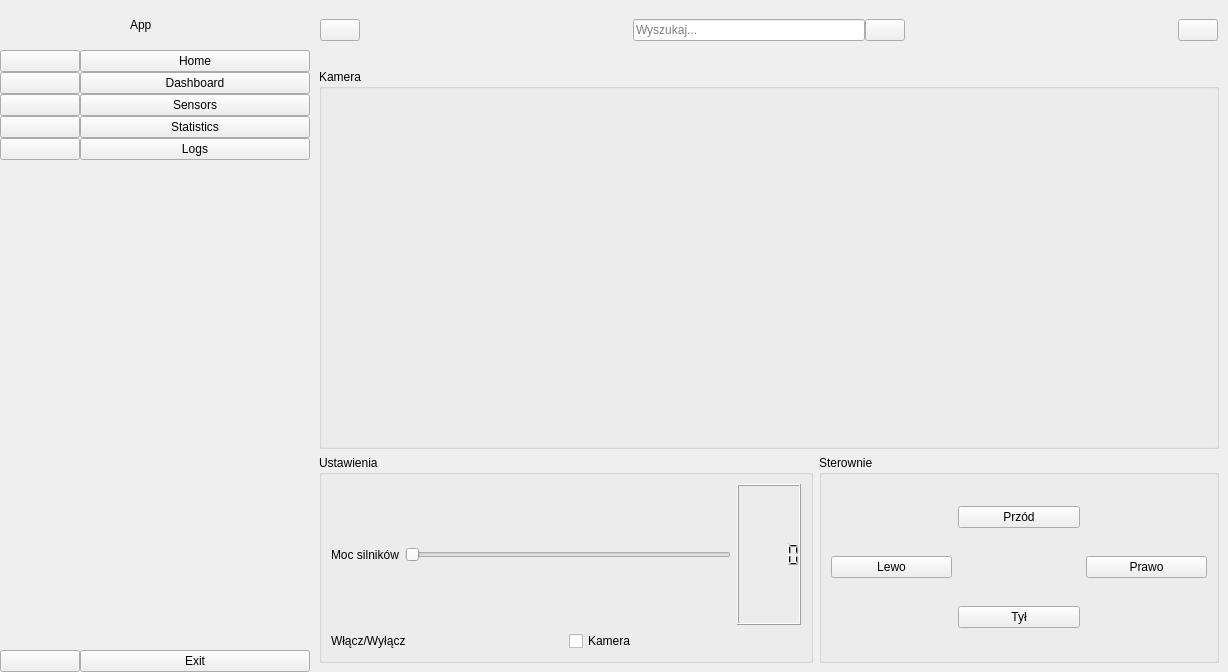
<?xml version="1.0" encoding="UTF-8"?>
<ui version="4.0">
 <class>MainWindow</class>
 <widget class="QMainWindow" name="MainWindow">
  <property name="geometry">
   <rect>
    <x>0</x>
    <y>0</y>
    <width>1228</width>
    <height>672</height>
   </rect>
  </property>
  <property name="windowTitle">
   <string>Catepillar Robot app</string>
  </property>
  <widget class="QWidget" name="centralwidget">
   <layout class="QGridLayout" name="gridLayout">
    <property name="leftMargin">
     <number>0</number>
    </property>
    <property name="topMargin">
     <number>0</number>
    </property>
    <property name="rightMargin">
     <number>0</number>
    </property>
    <property name="bottomMargin">
     <number>0</number>
    </property>
    <property name="spacing">
     <number>0</number>
    </property>
    <item row="0" column="2">
     <widget class="QWidget" name="body" native="true">
      <property name="sizePolicy">
       <sizepolicy hsizetype="Preferred" vsizetype="Preferred">
        <horstretch>0</horstretch>
        <verstretch>0</verstretch>
       </sizepolicy>
      </property>
      <layout class="QVBoxLayout" name="verticalLayout_5">
       <property name="spacing">
        <number>0</number>
       </property>
       <property name="leftMargin">
        <number>0</number>
       </property>
       <property name="topMargin">
        <number>0</number>
       </property>
       <property name="rightMargin">
        <number>0</number>
       </property>
       <property name="bottomMargin">
        <number>0</number>
       </property>
       <item>
        <widget class="QWidget" name="widget" native="true">
         <property name="minimumSize">
          <size>
           <width>0</width>
           <height>60</height>
          </size>
         </property>
         <property name="maximumSize">
          <size>
           <width>16777215</width>
           <height>60</height>
          </size>
         </property>
         <layout class="QHBoxLayout" name="horizontalLayout_4">
          <property name="spacing">
           <number>0</number>
          </property>
          <property name="leftMargin">
           <number>10</number>
          </property>
          <property name="topMargin">
           <number>0</number>
          </property>
          <property name="rightMargin">
           <number>10</number>
          </property>
          <property name="bottomMargin">
           <number>0</number>
          </property>
          <item>
           <widget class="QPushButton" name="btnChangeMenu">
            <property name="text">
             <string/>
            </property>
            <property name="icon">
             <iconset resource="resources.qrc">
              <normaloff>:/icons/icons/align-justify.svg</normaloff>:/icons/icons/align-justify.svg</iconset>
            </property>
            <property name="iconSize">
             <size>
              <width>30</width>
              <height>30</height>
             </size>
            </property>
            <property name="checkable">
             <bool>true</bool>
            </property>
            <property name="autoExclusive">
             <bool>false</bool>
            </property>
           </widget>
          </item>
          <item>
           <spacer name="horizontalSpacer">
            <property name="orientation">
             <enum>Qt::Horizontal</enum>
            </property>
            <property name="sizeHint" stdset="0">
             <size>
              <width>237</width>
              <height>20</height>
             </size>
            </property>
           </spacer>
          </item>
          <item>
           <layout class="QHBoxLayout" name="horizontalLayout">
            <item>
             <widget class="QLineEdit" name="leSearch">
              <property name="placeholderText">
               <string>Wyszukaj...</string>
              </property>
             </widget>
            </item>
            <item>
             <widget class="QPushButton" name="btnSearch">
              <property name="text">
               <string/>
              </property>
              <property name="icon">
               <iconset resource="resources.qrc">
                <normaloff>:/icons/icons/search.svg</normaloff>:/icons/icons/search.svg</iconset>
              </property>
              <property name="iconSize">
               <size>
                <width>30</width>
                <height>30</height>
               </size>
              </property>
              <property name="checkable">
               <bool>true</bool>
              </property>
              <property name="autoExclusive">
               <bool>true</bool>
              </property>
             </widget>
            </item>
           </layout>
          </item>
          <item>
           <spacer name="horizontalSpacer_2">
            <property name="orientation">
             <enum>Qt::Horizontal</enum>
            </property>
            <property name="sizeHint" stdset="0">
             <size>
              <width>237</width>
              <height>20</height>
             </size>
            </property>
           </spacer>
          </item>
          <item>
           <widget class="QPushButton" name="btnSettings">
            <property name="text">
             <string/>
            </property>
            <property name="icon">
             <iconset resource="resources.qrc">
              <normaloff>:/icons/icons/settings.svg</normaloff>:/icons/icons/settings.svg</iconset>
            </property>
            <property name="iconSize">
             <size>
              <width>30</width>
              <height>30</height>
             </size>
            </property>
            <property name="checkable">
             <bool>true</bool>
            </property>
            <property name="autoExclusive">
             <bool>true</bool>
            </property>
           </widget>
          </item>
         </layout>
        </widget>
       </item>
       <item>
        <widget class="QStackedWidget" name="stackedWidget">
         <property name="currentIndex">
          <number>1</number>
         </property>
         <widget class="QWidget" name="homePage">
          <layout class="QGridLayout" name="gridLayout_2">
           <item row="0" column="0">
            <widget class="QFrame" name="frame">
             <property name="frameShape">
              <enum>QFrame::StyledPanel</enum>
             </property>
             <property name="frameShadow">
              <enum>QFrame::Raised</enum>
             </property>
             <layout class="QGridLayout" name="gridLayout_7">
              <item row="0" column="1">
               <widget class="QLabel" name="label_4">
                <property name="text">
                 <string>Rasberry Pi 4B</string>
                </property>
                <property name="alignment">
                 <set>Qt::AlignCenter</set>
                </property>
               </widget>
              </item>
              <item row="0" column="0" rowspan="2">
               <widget class="QGroupBox" name="groupBox">
                <property name="title">
                 <string>Informacje</string>
                </property>
                <layout class="QVBoxLayout" name="verticalLayout_6">
                 <item>
                  <widget class="QLabel" name="label_10">
                   <property name="text">
                    <string>Tutaj będzie info</string>
                   </property>
                   <property name="alignment">
                    <set>Qt::AlignCenter</set>
                   </property>
                  </widget>
                 </item>
                </layout>
               </widget>
              </item>
              <item row="0" column="2" rowspan="2">
               <widget class="QGroupBox" name="groupBox_2">
                <property name="title">
                 <string>Obecne ustawienia</string>
                </property>
                <widget class="QWidget" name="layoutWidget">
                 <property name="geometry">
                  <rect>
                   <x>20</x>
                   <y>60</y>
                   <width>171</width>
                   <height>101</height>
                  </rect>
                 </property>
                 <layout class="QGridLayout" name="gridLayout_8">
                  <item row="0" column="0">
                   <widget class="QLabel" name="label_9">
                    <property name="text">
                     <string>Adres IP</string>
                    </property>
                    <property name="alignment">
                     <set>Qt::AlignCenter</set>
                    </property>
                   </widget>
                  </item>
                  <item row="1" column="0">
                   <widget class="QLabel" name="label_11">
                    <property name="text">
                     <string>Port</string>
                    </property>
                    <property name="alignment">
                     <set>Qt::AlignCenter</set>
                    </property>
                   </widget>
                  </item>
                  <item row="2" column="1">
                   <widget class="QPushButton" name="btnChangeSettings">
                    <property name="text">
                     <string>Zmień</string>
                    </property>
                   </widget>
                  </item>
                  <item row="0" column="1">
                   <widget class="QLabel" name="lAdressIP">
                    <property name="text">
                     <string/>
                    </property>
                    <property name="alignment">
                     <set>Qt::AlignCenter</set>
                    </property>
                   </widget>
                  </item>
                  <item row="1" column="1">
                   <widget class="QLabel" name="lPort">
                    <property name="text">
                     <string/>
                    </property>
                    <property name="alignment">
                     <set>Qt::AlignCenter</set>
                    </property>
                   </widget>
                  </item>
                 </layout>
                </widget>
               </widget>
              </item>
              <item row="1" column="1">
               <widget class="QLabel" name="lRasberryPiImage">
                <property name="minimumSize">
                 <size>
                  <width>430</width>
                  <height>320</height>
                 </size>
                </property>
                <property name="maximumSize">
                 <size>
                  <width>430</width>
                  <height>320</height>
                 </size>
                </property>
                <property name="sizeIncrement">
                 <size>
                  <width>30</width>
                  <height>15</height>
                 </size>
                </property>
                <property name="text">
                 <string/>
                </property>
                <property name="pixmap">
                 <pixmap>:/images/images/rasberry.png</pixmap>
                </property>
                <property name="scaledContents">
                 <bool>true</bool>
                </property>
               </widget>
              </item>
             </layout>
            </widget>
           </item>
          </layout>
         </widget>
         <widget class="QWidget" name="dashBoardPage">
          <layout class="QGridLayout" name="gridLayout_3">
           <item row="1" column="1">
            <widget class="QGroupBox" name="groupBox_3">
             <property name="minimumSize">
              <size>
               <width>400</width>
               <height>136</height>
              </size>
             </property>
             <property name="title">
              <string>Sterownie</string>
             </property>
             <layout class="QGridLayout" name="gridLayout_9">
              <item row="2" column="1">
               <widget class="QPushButton" name="btnBackward">
                <property name="text">
                 <string>Tył</string>
                </property>
               </widget>
              </item>
              <item row="1" column="0">
               <widget class="QPushButton" name="btnLeft">
                <property name="text">
                 <string>Lewo</string>
                </property>
               </widget>
              </item>
              <item row="0" column="1">
               <widget class="QPushButton" name="btnForward">
                <property name="text">
                 <string>Przód</string>
                </property>
               </widget>
              </item>
              <item row="1" column="2">
               <widget class="QPushButton" name="btnRight">
                <property name="text">
                 <string>Prawo</string>
                </property>
               </widget>
              </item>
             </layout>
            </widget>
           </item>
           <item row="1" column="0">
            <widget class="QGroupBox" name="groupBox_4">
             <property name="title">
              <string>Ustawienia</string>
             </property>
             <layout class="QVBoxLayout" name="verticalLayout_7">
              <item>
               <layout class="QHBoxLayout" name="horizontalLayout_6">
                <item>
                 <widget class="QLabel" name="lEnginePower">
                  <property name="text">
                   <string>Moc silników</string>
                  </property>
                 </widget>
                </item>
                <item>
                 <widget class="QSlider" name="hsEnginePowerConsumtion">
                  <property name="maximum">
                   <number>101</number>
                  </property>
                  <property name="orientation">
                   <enum>Qt::Horizontal</enum>
                  </property>
                 </widget>
                </item>
                <item>
                 <widget class="QLCDNumber" name="lcdNumber"/>
                </item>
               </layout>
              </item>
              <item>
               <layout class="QHBoxLayout" name="horizontalLayout_5">
                <item>
                 <widget class="QLabel" name="lCamera">
                  <property name="text">
                   <string>Włącz/Wyłącz </string>
                  </property>
                 </widget>
                </item>
                <item>
                 <widget class="QCheckBox" name="chkBoxCameraEnable">
                  <property name="text">
                   <string>Kamera</string>
                  </property>
                 </widget>
                </item>
               </layout>
              </item>
             </layout>
            </widget>
           </item>
           <item row="0" column="0" colspan="2">
            <widget class="QGroupBox" name="cameraGroupBox">
             <property name="minimumSize">
              <size>
               <width>0</width>
               <height>380</height>
              </size>
             </property>
             <property name="title">
              <string>Kamera</string>
             </property>
            </widget>
           </item>
          </layout>
         </widget>
         <widget class="QWidget" name="sensorPage">
          <layout class="QGridLayout" name="gridLayout_4">
           <item row="0" column="0">
            <widget class="QLabel" name="label_6">
             <property name="text">
              <string>Sensors</string>
             </property>
             <property name="alignment">
              <set>Qt::AlignCenter</set>
             </property>
            </widget>
           </item>
          </layout>
         </widget>
         <widget class="QWidget" name="statisticsPage">
          <layout class="QGridLayout" name="gridLayout_5">
           <item row="0" column="0">
            <widget class="QLabel" name="label_7">
             <property name="text">
              <string>Statistics</string>
             </property>
             <property name="alignment">
              <set>Qt::AlignCenter</set>
             </property>
            </widget>
           </item>
          </layout>
         </widget>
         <widget class="QWidget" name="logsPage">
          <layout class="QGridLayout" name="gridLayout_6">
           <item row="0" column="0">
            <widget class="QLabel" name="label_8">
             <property name="text">
              <string>Logi</string>
             </property>
             <property name="alignment">
              <set>Qt::AlignCenter</set>
             </property>
            </widget>
           </item>
          </layout>
         </widget>
        </widget>
       </item>
      </layout>
     </widget>
    </item>
    <item row="0" column="0">
     <widget class="QWidget" name="icon_only_widget" native="true">
      <property name="maximumSize">
       <size>
        <width>80</width>
        <height>16777215</height>
       </size>
      </property>
      <layout class="QVBoxLayout" name="verticalLayout_3">
       <property name="spacing">
        <number>0</number>
       </property>
       <property name="leftMargin">
        <number>0</number>
       </property>
       <property name="topMargin">
        <number>0</number>
       </property>
       <property name="rightMargin">
        <number>0</number>
       </property>
       <property name="bottomMargin">
        <number>0</number>
       </property>
       <item>
        <layout class="QHBoxLayout" name="horizontalLayout_2">
         <item>
          <spacer name="horizontalSpacer_3">
           <property name="orientation">
            <enum>Qt::Horizontal</enum>
           </property>
           <property name="sizeHint" stdset="0">
            <size>
             <width>40</width>
             <height>20</height>
            </size>
           </property>
          </spacer>
         </item>
         <item>
          <widget class="QLabel" name="label">
           <property name="minimumSize">
            <size>
             <width>50</width>
             <height>50</height>
            </size>
           </property>
           <property name="text">
            <string/>
           </property>
           <property name="pixmap">
            <pixmap resource="resources.qrc">:/icons/icons/layers.svg</pixmap>
           </property>
           <property name="scaledContents">
            <bool>false</bool>
           </property>
          </widget>
         </item>
         <item>
          <spacer name="horizontalSpacer_4">
           <property name="orientation">
            <enum>Qt::Horizontal</enum>
           </property>
           <property name="sizeHint" stdset="0">
            <size>
             <width>40</width>
             <height>20</height>
            </size>
           </property>
          </spacer>
         </item>
        </layout>
       </item>
       <item>
        <layout class="QVBoxLayout" name="verticalLayout">
         <item>
          <widget class="QPushButton" name="btnHome1">
           <property name="text">
            <string/>
           </property>
           <property name="icon">
            <iconset resource="resources.qrc">
             <normaloff>:/icons/icons/home.svg</normaloff>:/icons/icons/home.svg</iconset>
           </property>
           <property name="iconSize">
            <size>
             <width>30</width>
             <height>30</height>
            </size>
           </property>
           <property name="checkable">
            <bool>true</bool>
           </property>
           <property name="autoExclusive">
            <bool>true</bool>
           </property>
          </widget>
         </item>
         <item>
          <widget class="QPushButton" name="btnDashBoard1">
           <property name="text">
            <string/>
           </property>
           <property name="icon">
            <iconset resource="resources.qrc">
             <normaloff>:/icons/icons/youtube.svg</normaloff>:/icons/icons/youtube.svg</iconset>
           </property>
           <property name="iconSize">
            <size>
             <width>30</width>
             <height>30</height>
            </size>
           </property>
           <property name="checkable">
            <bool>true</bool>
           </property>
           <property name="autoExclusive">
            <bool>true</bool>
           </property>
          </widget>
         </item>
         <item>
          <widget class="QPushButton" name="btnSensors1">
           <property name="text">
            <string/>
           </property>
           <property name="icon">
            <iconset resource="resources.qrc">
             <normaloff>:/icons/icons/message-square.svg</normaloff>:/icons/icons/message-square.svg</iconset>
           </property>
           <property name="iconSize">
            <size>
             <width>30</width>
             <height>30</height>
            </size>
           </property>
           <property name="checkable">
            <bool>true</bool>
           </property>
           <property name="autoExclusive">
            <bool>true</bool>
           </property>
          </widget>
         </item>
         <item>
          <widget class="QPushButton" name="btnStatistics1">
           <property name="text">
            <string/>
           </property>
           <property name="icon">
            <iconset resource="resources.qrc">
             <normaloff>:/icons/icons/camera.svg</normaloff>:/icons/icons/camera.svg</iconset>
           </property>
           <property name="iconSize">
            <size>
             <width>30</width>
             <height>30</height>
            </size>
           </property>
           <property name="checkable">
            <bool>true</bool>
           </property>
           <property name="autoExclusive">
            <bool>true</bool>
           </property>
          </widget>
         </item>
         <item>
          <widget class="QPushButton" name="btnLogs1">
           <property name="text">
            <string/>
           </property>
           <property name="icon">
            <iconset resource="resources.qrc">
             <normaloff>:/icons/icons/alert-octagon.svg</normaloff>:/icons/icons/alert-octagon.svg</iconset>
           </property>
           <property name="iconSize">
            <size>
             <width>30</width>
             <height>30</height>
            </size>
           </property>
           <property name="checkable">
            <bool>true</bool>
           </property>
           <property name="autoExclusive">
            <bool>true</bool>
           </property>
          </widget>
         </item>
        </layout>
       </item>
       <item>
        <spacer name="verticalSpacer">
         <property name="orientation">
          <enum>Qt::Vertical</enum>
         </property>
         <property name="sizeHint" stdset="0">
          <size>
           <width>20</width>
           <height>418</height>
          </size>
         </property>
        </spacer>
       </item>
       <item>
        <widget class="QPushButton" name="btnExit1">
         <property name="text">
          <string/>
         </property>
         <property name="icon">
          <iconset resource="resources.qrc">
           <normaloff>:/icons/icons/x-square.svg</normaloff>:/icons/icons/x-square.svg</iconset>
         </property>
         <property name="iconSize">
          <size>
           <width>30</width>
           <height>30</height>
          </size>
         </property>
         <property name="checkable">
          <bool>true</bool>
         </property>
         <property name="autoExclusive">
          <bool>true</bool>
         </property>
        </widget>
       </item>
      </layout>
     </widget>
    </item>
    <item row="0" column="1">
     <widget class="QWidget" name="full_menu_widget" native="true">
      <property name="minimumSize">
       <size>
        <width>230</width>
        <height>0</height>
       </size>
      </property>
      <property name="maximumSize">
       <size>
        <width>230</width>
        <height>16777215</height>
       </size>
      </property>
      <layout class="QVBoxLayout" name="verticalLayout_4">
       <property name="spacing">
        <number>0</number>
       </property>
       <property name="leftMargin">
        <number>0</number>
       </property>
       <property name="topMargin">
        <number>0</number>
       </property>
       <property name="rightMargin">
        <number>0</number>
       </property>
       <property name="bottomMargin">
        <number>0</number>
       </property>
       <item>
        <layout class="QHBoxLayout" name="horizontalLayout_3">
         <item>
          <widget class="QLabel" name="label_2">
           <property name="minimumSize">
            <size>
             <width>50</width>
             <height>50</height>
            </size>
           </property>
           <property name="maximumSize">
            <size>
             <width>50</width>
             <height>50</height>
            </size>
           </property>
           <property name="text">
            <string/>
           </property>
           <property name="pixmap">
            <pixmap resource="resources.qrc">:/icons/icons/layers.svg</pixmap>
           </property>
           <property name="scaledContents">
            <bool>false</bool>
           </property>
          </widget>
         </item>
         <item>
          <widget class="QLabel" name="label_3">
           <property name="text">
            <string>App</string>
           </property>
          </widget>
         </item>
        </layout>
       </item>
       <item>
        <layout class="QVBoxLayout" name="verticalLayout_2">
         <item>
          <widget class="QPushButton" name="btnHome2">
           <property name="text">
            <string>Home</string>
           </property>
           <property name="icon">
            <iconset resource="resources.qrc">
             <normaloff>:/icons/icons/home.svg</normaloff>:/icons/icons/home.svg</iconset>
           </property>
           <property name="iconSize">
            <size>
             <width>30</width>
             <height>30</height>
            </size>
           </property>
           <property name="checkable">
            <bool>true</bool>
           </property>
           <property name="autoExclusive">
            <bool>true</bool>
           </property>
          </widget>
         </item>
         <item>
          <widget class="QPushButton" name="btnDashboard2">
           <property name="text">
            <string>Dashboard</string>
           </property>
           <property name="icon">
            <iconset resource="resources.qrc">
             <normaloff>:/icons/icons/youtube.svg</normaloff>:/icons/icons/youtube.svg</iconset>
           </property>
           <property name="iconSize">
            <size>
             <width>30</width>
             <height>30</height>
            </size>
           </property>
           <property name="checkable">
            <bool>true</bool>
           </property>
           <property name="autoExclusive">
            <bool>true</bool>
           </property>
          </widget>
         </item>
         <item>
          <widget class="QPushButton" name="btnSensors2">
           <property name="text">
            <string>Sensors</string>
           </property>
           <property name="icon">
            <iconset resource="resources.qrc">
             <normaloff>:/icons/icons/message-square.svg</normaloff>:/icons/icons/message-square.svg</iconset>
           </property>
           <property name="iconSize">
            <size>
             <width>30</width>
             <height>30</height>
            </size>
           </property>
           <property name="checkable">
            <bool>true</bool>
           </property>
           <property name="autoExclusive">
            <bool>true</bool>
           </property>
          </widget>
         </item>
         <item>
          <widget class="QPushButton" name="btnStatistics2">
           <property name="text">
            <string>Statistics</string>
           </property>
           <property name="icon">
            <iconset resource="resources.qrc">
             <normaloff>:/icons/icons/camera.svg</normaloff>:/icons/icons/camera.svg</iconset>
           </property>
           <property name="iconSize">
            <size>
             <width>30</width>
             <height>30</height>
            </size>
           </property>
           <property name="checkable">
            <bool>true</bool>
           </property>
           <property name="autoExclusive">
            <bool>true</bool>
           </property>
          </widget>
         </item>
         <item>
          <widget class="QPushButton" name="btnLogs2">
           <property name="text">
            <string>Logs</string>
           </property>
           <property name="icon">
            <iconset resource="resources.qrc">
             <normaloff>:/icons/icons/alert-octagon.svg</normaloff>:/icons/icons/alert-octagon.svg</iconset>
           </property>
           <property name="iconSize">
            <size>
             <width>30</width>
             <height>30</height>
            </size>
           </property>
           <property name="checkable">
            <bool>true</bool>
           </property>
           <property name="autoExclusive">
            <bool>true</bool>
           </property>
          </widget>
         </item>
        </layout>
       </item>
       <item>
        <spacer name="verticalSpacer_2">
         <property name="orientation">
          <enum>Qt::Vertical</enum>
         </property>
         <property name="sizeHint" stdset="0">
          <size>
           <width>20</width>
           <height>418</height>
          </size>
         </property>
        </spacer>
       </item>
       <item>
        <widget class="QPushButton" name="btnExit2">
         <property name="text">
          <string>Exit</string>
         </property>
         <property name="icon">
          <iconset resource="resources.qrc">
           <normaloff>:/icons/icons/x-square.svg</normaloff>:/icons/icons/x-square.svg</iconset>
         </property>
         <property name="iconSize">
          <size>
           <width>30</width>
           <height>30</height>
          </size>
         </property>
         <property name="checkable">
          <bool>true</bool>
         </property>
         <property name="autoExclusive">
          <bool>true</bool>
         </property>
        </widget>
       </item>
      </layout>
     </widget>
    </item>
   </layout>
  </widget>
 </widget>
 <resources>
  <include location="resources.qrc"/>
 </resources>
 <connections>
  <connection>
   <sender>btnChangeMenu</sender>
   <signal>toggled(bool)</signal>
   <receiver>icon_only_widget</receiver>
   <slot>setVisible(bool)</slot>
   <hints>
    <hint type="sourcelabel">
     <x>351</x>
     <y>40</y>
    </hint>
    <hint type="destinationlabel">
     <x>36</x>
     <y>347</y>
    </hint>
   </hints>
  </connection>
  <connection>
   <sender>btnChangeMenu</sender>
   <signal>toggled(bool)</signal>
   <receiver>full_menu_widget</receiver>
   <slot>setHidden(bool)</slot>
   <hints>
    <hint type="sourcelabel">
     <x>351</x>
     <y>37</y>
    </hint>
    <hint type="destinationlabel">
     <x>163</x>
     <y>342</y>
    </hint>
   </hints>
  </connection>
  <connection>
   <sender>btnHome1</sender>
   <signal>toggled(bool)</signal>
   <receiver>btnHome2</receiver>
   <slot>setChecked(bool)</slot>
   <hints>
    <hint type="sourcelabel">
     <x>34</x>
     <y>79</y>
    </hint>
    <hint type="destinationlabel">
     <x>113</x>
     <y>80</y>
    </hint>
   </hints>
  </connection>
  <connection>
   <sender>btnDashBoard1</sender>
   <signal>toggled(bool)</signal>
   <receiver>btnDashboard2</receiver>
   <slot>setChecked(bool)</slot>
   <hints>
    <hint type="sourcelabel">
     <x>40</x>
     <y>116</y>
    </hint>
    <hint type="destinationlabel">
     <x>84</x>
     <y>107</y>
    </hint>
   </hints>
  </connection>
  <connection>
   <sender>btnSensors1</sender>
   <signal>toggled(bool)</signal>
   <receiver>btnSensors2</receiver>
   <slot>setChecked(bool)</slot>
   <hints>
    <hint type="sourcelabel">
     <x>36</x>
     <y>147</y>
    </hint>
    <hint type="destinationlabel">
     <x>164</x>
     <y>178</y>
    </hint>
   </hints>
  </connection>
  <connection>
   <sender>btnStatistics1</sender>
   <signal>toggled(bool)</signal>
   <receiver>btnStatistics2</receiver>
   <slot>setChecked(bool)</slot>
   <hints>
    <hint type="sourcelabel">
     <x>29</x>
     <y>222</y>
    </hint>
    <hint type="destinationlabel">
     <x>203</x>
     <y>222</y>
    </hint>
   </hints>
  </connection>
  <connection>
   <sender>btnLogs1</sender>
   <signal>toggled(bool)</signal>
   <receiver>btnLogs2</receiver>
   <slot>setChecked(bool)</slot>
   <hints>
    <hint type="sourcelabel">
     <x>36</x>
     <y>266</y>
    </hint>
    <hint type="destinationlabel">
     <x>171</x>
     <y>266</y>
    </hint>
   </hints>
  </connection>
  <connection>
   <sender>btnExit1</sender>
   <signal>toggled(bool)</signal>
   <receiver>btnExit2</receiver>
   <slot>setChecked(bool)</slot>
   <hints>
    <hint type="sourcelabel">
     <x>35</x>
     <y>671</y>
    </hint>
    <hint type="destinationlabel">
     <x>292</x>
     <y>671</y>
    </hint>
   </hints>
  </connection>
  <connection>
   <sender>btnHome2</sender>
   <signal>toggled(bool)</signal>
   <receiver>btnHome1</receiver>
   <slot>setChecked(bool)</slot>
   <hints>
    <hint type="sourcelabel">
     <x>185</x>
     <y>69</y>
    </hint>
    <hint type="destinationlabel">
     <x>40</x>
     <y>77</y>
    </hint>
   </hints>
  </connection>
  <connection>
   <sender>btnDashboard2</sender>
   <signal>toggled(bool)</signal>
   <receiver>btnDashBoard1</receiver>
   <slot>setChecked(bool)</slot>
   <hints>
    <hint type="sourcelabel">
     <x>176</x>
     <y>107</y>
    </hint>
    <hint type="destinationlabel">
     <x>43</x>
     <y>115</y>
    </hint>
   </hints>
  </connection>
  <connection>
   <sender>btnSensors2</sender>
   <signal>toggled(bool)</signal>
   <receiver>btnSensors1</receiver>
   <slot>setChecked(bool)</slot>
   <hints>
    <hint type="sourcelabel">
     <x>252</x>
     <y>178</y>
    </hint>
    <hint type="destinationlabel">
     <x>42</x>
     <y>145</y>
    </hint>
   </hints>
  </connection>
  <connection>
   <sender>btnStatistics2</sender>
   <signal>toggled(bool)</signal>
   <receiver>btnStatistics1</receiver>
   <slot>setChecked(bool)</slot>
   <hints>
    <hint type="sourcelabel">
     <x>245</x>
     <y>222</y>
    </hint>
    <hint type="destinationlabel">
     <x>37</x>
     <y>185</y>
    </hint>
   </hints>
  </connection>
  <connection>
   <sender>btnLogs2</sender>
   <signal>toggled(bool)</signal>
   <receiver>btnLogs1</receiver>
   <slot>setChecked(bool)</slot>
   <hints>
    <hint type="sourcelabel">
     <x>255</x>
     <y>266</y>
    </hint>
    <hint type="destinationlabel">
     <x>21</x>
     <y>266</y>
    </hint>
   </hints>
  </connection>
  <connection>
   <sender>btnExit2</sender>
   <signal>toggled(bool)</signal>
   <receiver>btnExit1</receiver>
   <slot>setChecked(bool)</slot>
   <hints>
    <hint type="sourcelabel">
     <x>309</x>
     <y>671</y>
    </hint>
    <hint type="destinationlabel">
     <x>22</x>
     <y>671</y>
    </hint>
   </hints>
  </connection>
 </connections>
</ui>
